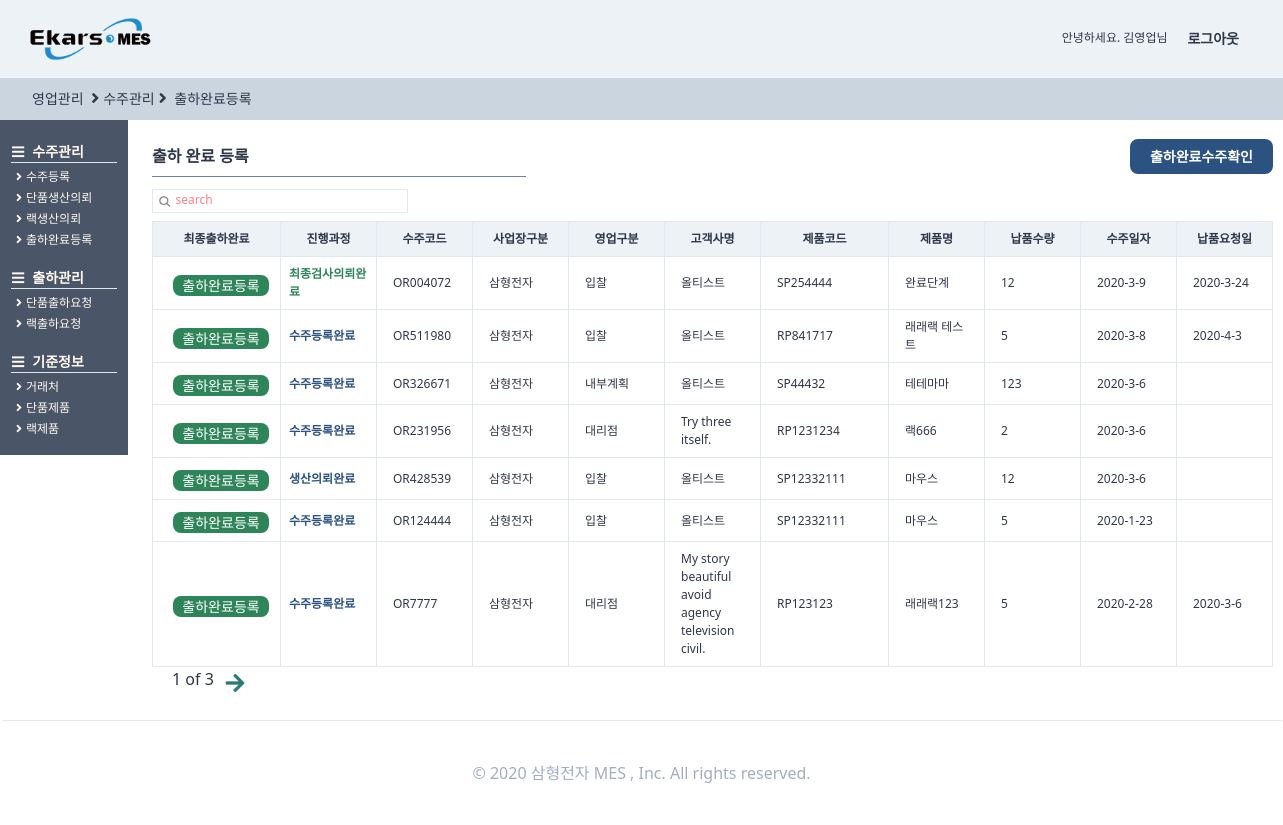
The app's page /orders/endorder/ (signed in), older data.
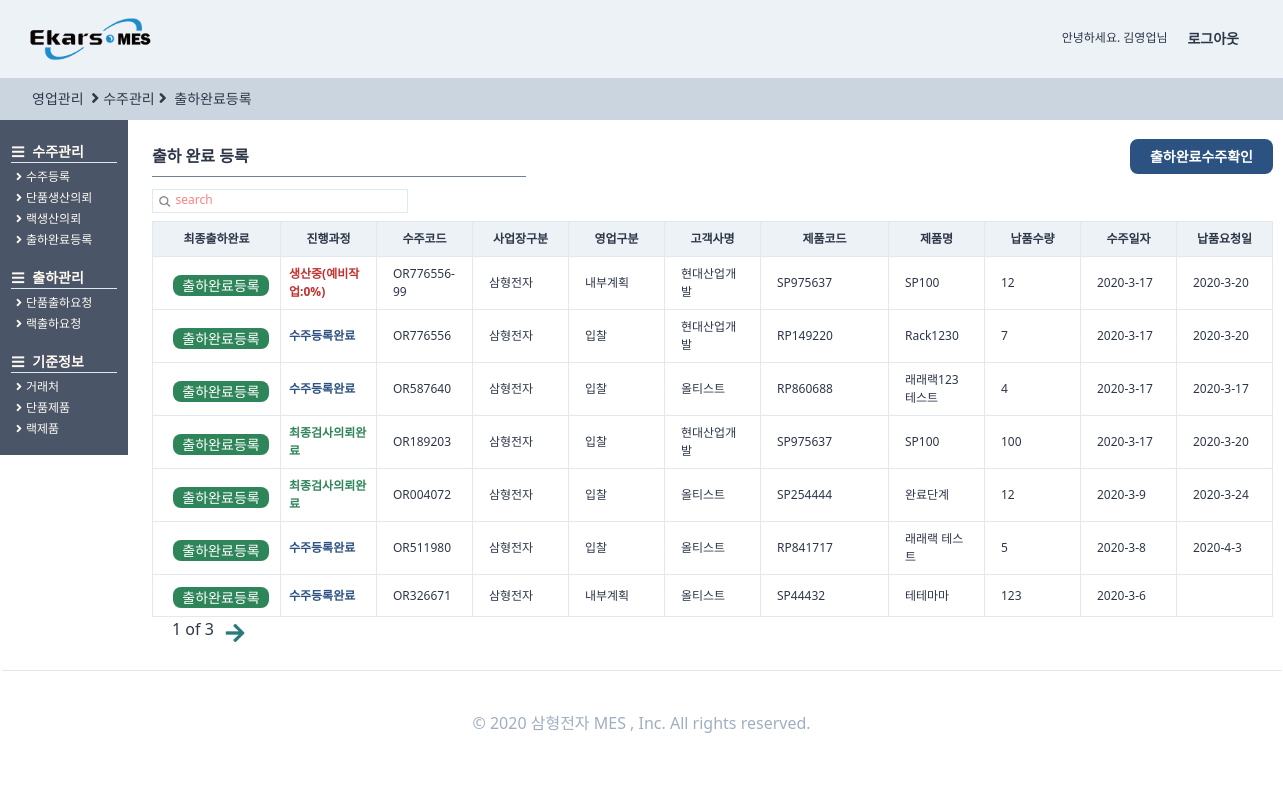
The same page, newer data.
### orders/models.py (models this page shows, shortened)
class OrderRegister(TimeStampedModel):
    입찰 = "입찰"
    대리점 = "대리점"
    AS = "A/S"
    내부계획 = "내부계획"
    영업구분_CHOICES = ((입찰, "입찰"), (대리점, "대리점"), (AS, "A/S"), (내부계획, "내부계획"))
    삼형전자 = "삼형전자"
    엠에스텔레콤 = "엠에스텔레콤"
    사업장구분_CHOICES = (
        (삼형전자, "삼형전자"),
        (엠에스텔레콤, "엠에스텔레콤"),
    )
    출하완료 = "출하완료"
    출하미완료 = "출하미완료"
    출하구분_CHOICES = (
        (출하완료, "출하완료"),
        (출하미완료, "출하미완료"),
    )
    단품 = "단품"
    랙 = "랙"
    제품구분_CHOICES = (
        (단품, "단품"),
        (랙, "랙"),
    )
    랙생산의뢰 = models.ForeignKey(
        "self", related_name="단품생산의뢰", on_delete=models.SET_NULL, null=True, blank=True
    )
    작성자 = models.ForeignKey(
        users_models.User,
        related_name="수주등록",
        on_delete=models.SET_NULL,
        null=True,
        blank=True,
    )
    수주코드 = models.CharField(max_length=50)
    영업구분 = models.CharField(choices=영업구분_CHOICES, max_length=10, blank=True, default=입찰)
    제품구분 = models.CharField(choices=제품구분_CHOICES, max_length=10, blank=True, default=단품)
    사업장구분 = models.CharField(
        choices=사업장구분_CHOICES, max_length=10, blank=True, default=삼형전자
    )
    수주일자 = models.DateField(auto_now=False, auto_now_add=False)
    고객사명 = models.ForeignKey(
        SI_models.CustomerPartner,
        related_name="수주등록",
        on_delete=models.SET_NULL,
        null=True,
        blank=True,
    )
    현장명 = models.CharField(max_length=50)
    납품요청일 = models.DateField(auto_now=False, auto_now_add=False, blank=True, null=True)
    납품수량 = models.IntegerField()
    특이사항 = models.TextField(blank=True)
    단품모델 = models.ForeignKey(
        SI_models.SingleProduct,
        related_name="수주등록",
        on_delete=models.SET_NULL,
        null=True,
        blank=True,
    )
    랙모델 = models.ForeignKey(
        SI_models.RackProduct,
        related_name="수주등록",
        on_delete=models.SET_NULL,
        null=True,
        blank=True,
    )
    출하구분 = models.CharField(
        choices=출하구분_CHOICES, max_length=10, blank=True, default=출하미완료
    )
    class Meta:
        verbose_name = "수주등록"
        verbose_name_plural = "수주등록"
    def process(self):
        try:
            pro = self.생산요청
            try:
                cess = self.생산요청.생산계획.현재공정
                pro = self.생산요청.생산계획.현재공정달성율
                try:
                    pro = self.생산요청.생산계획.작업지시서.작업지시서등록.최종검사
                    try:
                        pro = self.생산요청.생산계획.작업지시서.작업지시서등록.최종검사.최종검사등록
                        return "최종검사완료"
                    except:
                        return "최종검사의뢰완료"
                except:
                    return f"생산중({cess}:{pro})"
            except:
                return "생산의뢰완료"
        except:
            return "수주등록완료"

### producemanages/models.py (models this page shows, shortened)
class ProduceRegister(TimeStampedModel):
    예비작업 = "예비작업"
    조립 = "조립"
    검사 = "검사"
    현재공정_CHOICES = (
        (예비작업, "예비작업"),
        (조립, "조립"),
        (검사, "검사"),
    )
    사영 = "0%"
    사일 = "25%"
    사이 = "50%"
    사삼 = "75%"
    사사 = "100%"
    현재공정달성율_CHOICES = (
        (사영, "0%"),
        (사일, "25%"),
        (사이, "50%"),
        (사삼, "75%"),
        (사사, "100%"),
    )
    작성자 = models.ForeignKey(
        users_models.User,
        related_name="생산계획등록",
        on_delete=models.SET_NULL,
        null=True,
        blank=True,
    )
    생산계획등록코드 = models.CharField(max_length=50)
    생산의뢰 = models.OneToOneField(
        orders_models.OrderProduce,
        related_name="생산계획",
        on_delete=models.SET_NULL,
        null=True,
    )
    현재공정 = models.CharField(
        choices=현재공정_CHOICES, max_length=10, null=True, default=예비작업
    )
    현재공정달성율 = models.CharField(
        choices=현재공정달성율_CHOICES, max_length=10, null=True, default=사영
    )
    계획생산량 = models.IntegerField(null=True)
    일일생산량 = models.IntegerField(null=True)
    누적생산량 = models.IntegerField(null=True, blank=True)
    특이사항 = models.CharField(max_length=100, null=True, blank=True)
    class Meta:
        verbose_name = "생산계획등록"
        verbose_name_plural = "생산계획등록"
    def successrate(self):
        if self.누적생산량 is None:
            return f"0%"
        else:
            rate = (self.누적생산량 / self.계획생산량) * 100
            rate = round(rate, 2)
            return f"{rate}%"
    successrate.short_description = "계획 생산량 달성율"

### StandardInformation/models.py (models this page shows, shortened)
class CustomerPartner(TimeStampedModel):
    고객 = "고객"
    대리점 = "대리점"
    공급처 = "공급처"
    거래처_CHOICES = (
        (고객, "고객"),
        (대리점, "대리점"),
        (공급처, "공급처"),
    )
    고객작성자 = models.ForeignKey(
        "users.User", related_name="고객거래처작성자", on_delete=models.SET_NULL, null=True
    )
    작성일 = models.DateField(auto_now=True, auto_now_add=False)
    거래처구분 = models.CharField(choices=거래처_CHOICES, max_length=4, default=공급처)
    거래처코드 = models.CharField(max_length=50, null=True)
    거래처명 = models.CharField(max_length=70, null=True)
    사업자등록번호 = models.CharField(max_length=50, null=True)
    고객담당자 = models.ForeignKey(
        "users.User", related_name="고객거래처담당자", on_delete=models.SET_NULL, null=True
    )
    연락처 = models.CharField(max_length=50, blank=True)
    이메일 = models.EmailField(max_length=254)
    사업장주소 = models.CharField(max_length=70, blank=True, null=True)
    사업자등록증첨부 = models.FileField(blank=True, null=True)
    특이사항 = models.TextField(blank=True, null=True)
    사용여부 = models.BooleanField(default=False)
    class Meta:
        verbose_name = "고객"
        verbose_name_plural = "고객"
    def __str__(self):
        return self.거래처명

class SingleProduct(TimeStampedModel):
    작성자 = models.ForeignKey(
        "users.User", related_name="단품제품작성자", on_delete=models.SET_NULL, null=True
    )
    작성일 = models.DateField(auto_now=True, auto_now_add=False)
    모델코드 = models.CharField(max_length=80, blank=True)
    모델명 = models.CharField(max_length=30, blank=True)
    규격 = models.CharField(max_length=80, blank=True)
    단위 = models.CharField(max_length=10, blank=True)
    단가 = models.IntegerField(null=True)
    class Meta:
        verbose_name = "단품제품"
        verbose_name_plural = "단품제품"

class RackProduct(TimeStampedModel):
    작성자 = models.ForeignKey(
        "users.User", related_name="랙제품작성자", on_delete=models.SET_NULL, null=True
    )
    작성일 = models.DateField(auto_now=True, auto_now_add=False)
    랙시리얼코드 = models.CharField(max_length=40, blank=True)
    랙모델명 = models.CharField(max_length=60, blank=True)
    규격 = models.CharField(max_length=30, blank=True)
    단위 = models.CharField(max_length=30, blank=True)
    단가 = models.IntegerField(null=True)
    class Meta:
        verbose_name = "랙제품"
        verbose_name_plural = "랙제품"

### orders/views.py (the view, shortened to what this page needs)
# urls.py: path("endorder/", views.endorder, name="endorder"),
def endorder(request):
    user = request.user
    search = request.GET.get("search")
    if search is None:
        order = (
            models.OrderRegister.objects.filter(작성자=user)
            .filter(출하구분="출하미완료")
            .order_by("-created")
        )
        s_bool = False
    pagediv = 7
    totalpage = int(math.ceil(len(order) / pagediv))
    paginator = Paginator(order, pagediv, orphans=0)
    page = request.GET.get("page", "1")
    order = paginator.get_page(page)
    nextpage = int(page) + 1
    previouspage = int(page) - 1
    notsamebool = True
    nonpage = False
    if totalpage == 0:
        nonpage = True
    if int(page) == totalpage:
        notsamebool = False
    if (search is None) or (search == ""):
        search = "search"
    return render(
        request,
        "orders/endorder.html",
        {
            "order": order,
            "search": search,
            "page": page,
            "totalpage": totalpage,
            "notsamebool": notsamebool,
            "nextpage": nextpage,
            "previouspage": previouspage,
            "s_bool": s_bool,
            "nonpage": nonpage,
            "최종검사완료": "최종검사완료",
            "최종검사의뢰완료": "최종검사의뢰완료",
            "수주등록완료": "수주등록완료",
            "생산의뢰완료": "생산의뢰완료",
        },
    )

### users/models.py (called while the page is built)
    def __str__(self):
        return self.first_name

### templates/orders/endorder.html (shortened to what the changed rows need)
{%extends "orders/ordershome.html"%}
{%load static%}
{%block main_contens%}
<div class="w-11/12 h-full ml-32 -mt-6 font-normal pt-12 flex flex-row">
    <div class="flex flex-col p-6 w-full ">
        <div class="flex ">
            <div class="flew flex-col">
                <table class="table-fixed font-light text-xs w-full">
                    <thead>
                        <tr>
                            <th class="border bg-gray-200 px-2 py-2 w-32">최종출하완료</th>
                            <th class="border bg-gray-200 px-2 py-2 w-24">진행과정</th>
                            <th class="border bg-gray-200 px-4 py-2 w-24">수주코드</th>
                            <th class="border bg-gray-200 px-4 py-2 w-24">사업장구분</th>
                            <th class="border bg-gray-200 px-4 py-2 w-24">영업구분</th>
                            <th class="border bg-gray-200 px-4 py-2 w-24">고객사명</th>
                            <th class="border bg-gray-200 px-4 py-2 w-32">제품코드</th>
                            <th class="border bg-gray-200 px-4 py-2 w-24">제품명</th>
                            <th class="border bg-gray-200 px-4 py-2 w-24">납품수량</th>
                            <th class="border bg-gray-200 px-4 py-2 w-24">수주일자</th>
                            <th class="border bg-gray-200 px-4 py-2 w-24">납품요청일</th>
                        </tr>
                    </thead>
                    <tbody>
                        {%for list in order%}
                        <tr>
                            <td class="border px-2 py-2 font-bold
                            text-blue-800 justify-center">
                                <a href="{%url "orders:endorderforout" list.pk %}">
                                    <div class="btn-link bg-green-700 hover:bg-teal-800 hover:font-bold mt-1 mb-0 ml-3">
                                        출하완료등록
                                    </div>
                                </a>
                            </td>
                            <td class="border px-2 py-2 font-bold
                                    {%if list.process == 최종검사의뢰완료%}
                                    text-green-700
                                    {%endif%}
                                    {%if list.process == 수주등록완료%}
                                    text-blue-800
                                    {%endif%}
                                    {%if list.process == 생산의뢰완료%}
                                    text-blue-800
                                    {%endif%}
                                    text-red-700 ">
                                {{list.process}}</td>
                            <td class="border px-4 py-2  hover:text-blue-700 hover:font-bold "><a
                                    href="{%url "orders:orderdetail" list.pk %}">
                                    {{list.수주코드}}</a></td>
                            <td class="border px-4 py-2">{{list.사업장구분}}</td>
                            <td class="border px-4 py-2">{{list.영업구분}}</td>
                            <td class="border px-4 py-2">{{list.고객사명}}</td>
                            {%if list.제품구분 == "단품"%}
                            <td class="border px-4 py-2">{{list.단품모델.모델코드}}</td>
                            <td class="border px-4 py-2">{{list.단품모델.모델명}}</td>
                            {%else%}
                            <td class="border px-4 py-2">{{list.랙모델.랙시리얼코드}}</td>
                            <td class="border px-4 py-2">{{list.랙모델.랙모델명}}</td>
                            {%endif%}
                            <td class="border px-4 py-2">{{list.납품수량}}</td>
                            <td class="border px-4 py-2">
                                {{list.수주일자.year}}-{{list.수주일자.month}}-{{list.수주일자.day}}</td>
                            <td class="border px-4 py-2">
                                {%if list.납품요청일 is None%}
                                {%else%}
                                {{list.납품요청일.year}}-{{list.납품요청일.month}}-{{list.납품요청일.day}}{%endif%}</td>
                        </tr>
                        {%endfor%}
                    </tbody>
                </table>
            </div>
        </div>
    </div>
</div>
</div>
{%endblock main_contens %}

Row changes from the older to the newer data that the page shows:
no longer on this page (row unchanged): OrderRegister: process "수주등록완료", 수주코드 "OR231956", 사업장구분 "삼형전자", 영업구분 "대리점", 고객사명 "Try three itself.", 랙모델.랙시리얼코드 "RP1231234", 랙모델.랙모델명 "랙666", 납품수량 "2", 수주일자.year "2020", 수주일자.month "3", 수주일자.day "6"
no longer on this page (row unchanged): OrderRegister: process "생산의뢰완료", 수주코드 "OR428539", 사업장구분 "삼형전자", 영업구분 "입찰", 고객사명 "올티스트", 단품모델.모델코드 "SP12332111", 단품모델.모델명 "마우스", 납품수량 "12", 수주일자.year "2020", 수주일자.month "3", 수주일자.day "6"
no longer on this page (row unchanged): OrderRegister: process "수주등록완료", 수주코드 "OR124444", 사업장구분 "삼형전자", 영업구분 "입찰", 고객사명 "올티스트", 단품모델.모델코드 "SP12332111", 단품모델.모델명 "마우스", 납품수량 "5", 수주일자.year "2020", 수주일자.month "1", 수주일자.day "23"
no longer on this page (row unchanged): OrderRegister: process "수주등록완료", 수주코드 "OR7777", 사업장구분 "삼형전자", 영업구분 "대리점", 고객사명 "My story beautiful avoid agency television civil.", 랙모델.랙시리얼코드 "RP123123", 랙모델.랙모델명 "래래랙123", 납품수량 "5", 수주일자.year "2020", 수주일자.month "2", 수주일자.day "28", 납품요청일.year "2020", 납품요청일.month "3", 납품요청일.day "6"
added OrderRegister: process "생산중(예비작업:0%)", 수주코드 "OR776556-99", 사업장구분 "삼형전자", 영업구분 "내부계획", 고객사명 "현대산업개발", 단품모델.모델코드 "SP975637", 단품모델.모델명 "SP100", 납품수량 "12", 수주일자.year "2020", 수주일자.month "3", 수주일자.day "17", 납품요청일.year "2020", 납품요청일.month "3", 납품요청일.day "20"
added OrderRegister: process "수주등록완료", 수주코드 "OR776556", 사업장구분 "삼형전자", 영업구분 "입찰", 고객사명 "현대산업개발", 랙모델.랙시리얼코드 "RP149220", 랙모델.랙모델명 "Rack1230", 납품수량 "7", 수주일자.year "2020", 수주일자.month "3", 수주일자.day "17", 납품요청일.year "2020", 납품요청일.month "3", 납품요청일.day "20"
added OrderRegister: process "수주등록완료", 수주코드 "OR587640", 사업장구분 "삼형전자", 영업구분 "입찰", 고객사명 "올티스트", 랙모델.랙시리얼코드 "RP860688", 랙모델.랙모델명 "래래랙123 테스트", 납품수량 "4", 수주일자.year "2020", 수주일자.month "3", 수주일자.day "17", 납품요청일.year "2020", 납품요청일.month "3", 납품요청일.day "17"
added OrderRegister: process "최종검사의뢰완료", 수주코드 "OR189203", 사업장구분 "삼형전자", 영업구분 "입찰", 고객사명 "현대산업개발", 단품모델.모델코드 "SP975637", 단품모델.모델명 "SP100", 납품수량 "100", 수주일자.year "2020", 수주일자.month "3", 수주일자.day "17", 납품요청일.year "2020", 납품요청일.month "3", 납품요청일.day "20"
